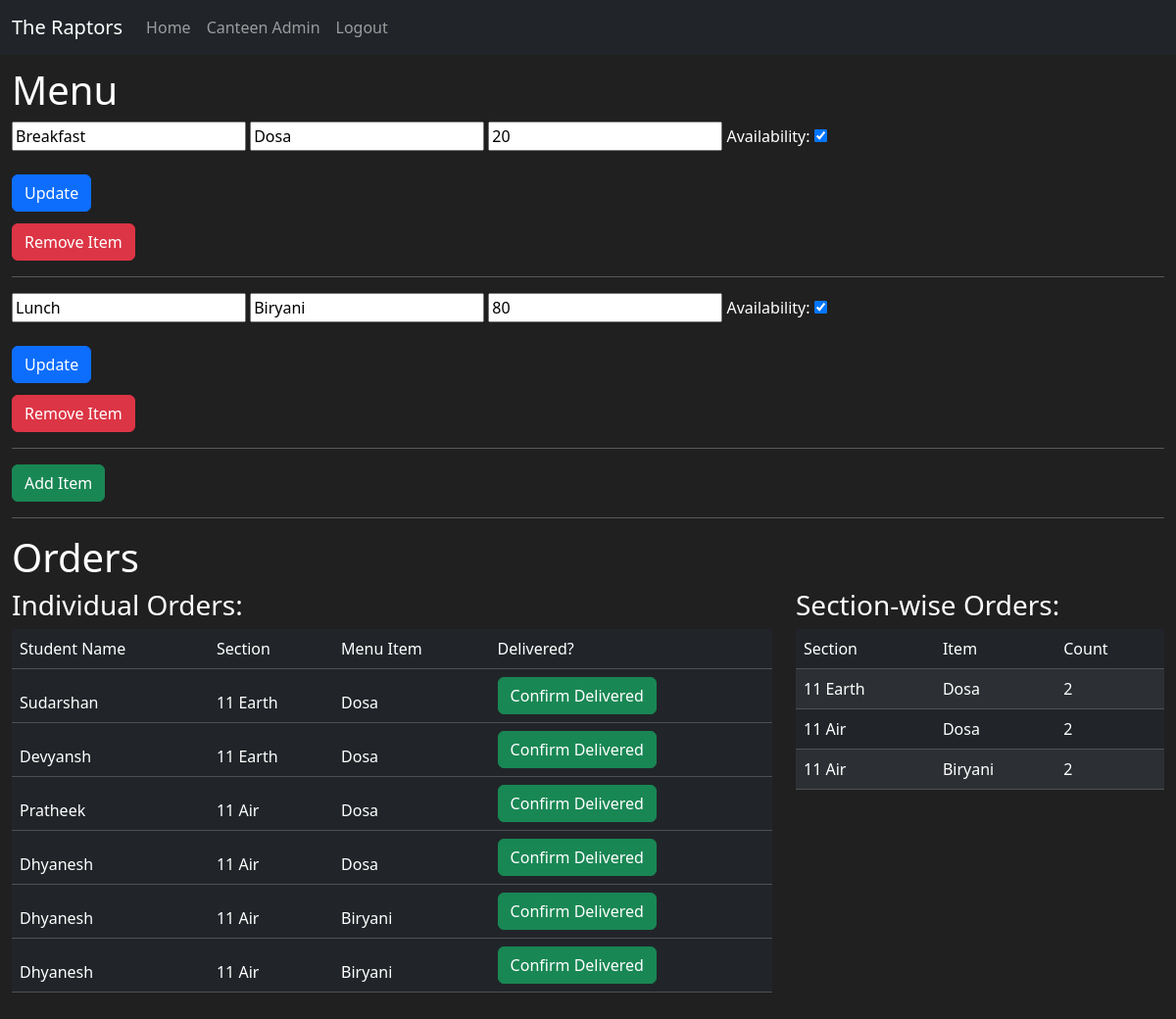
Before: /canteen-admin (signed in) with the older database file.
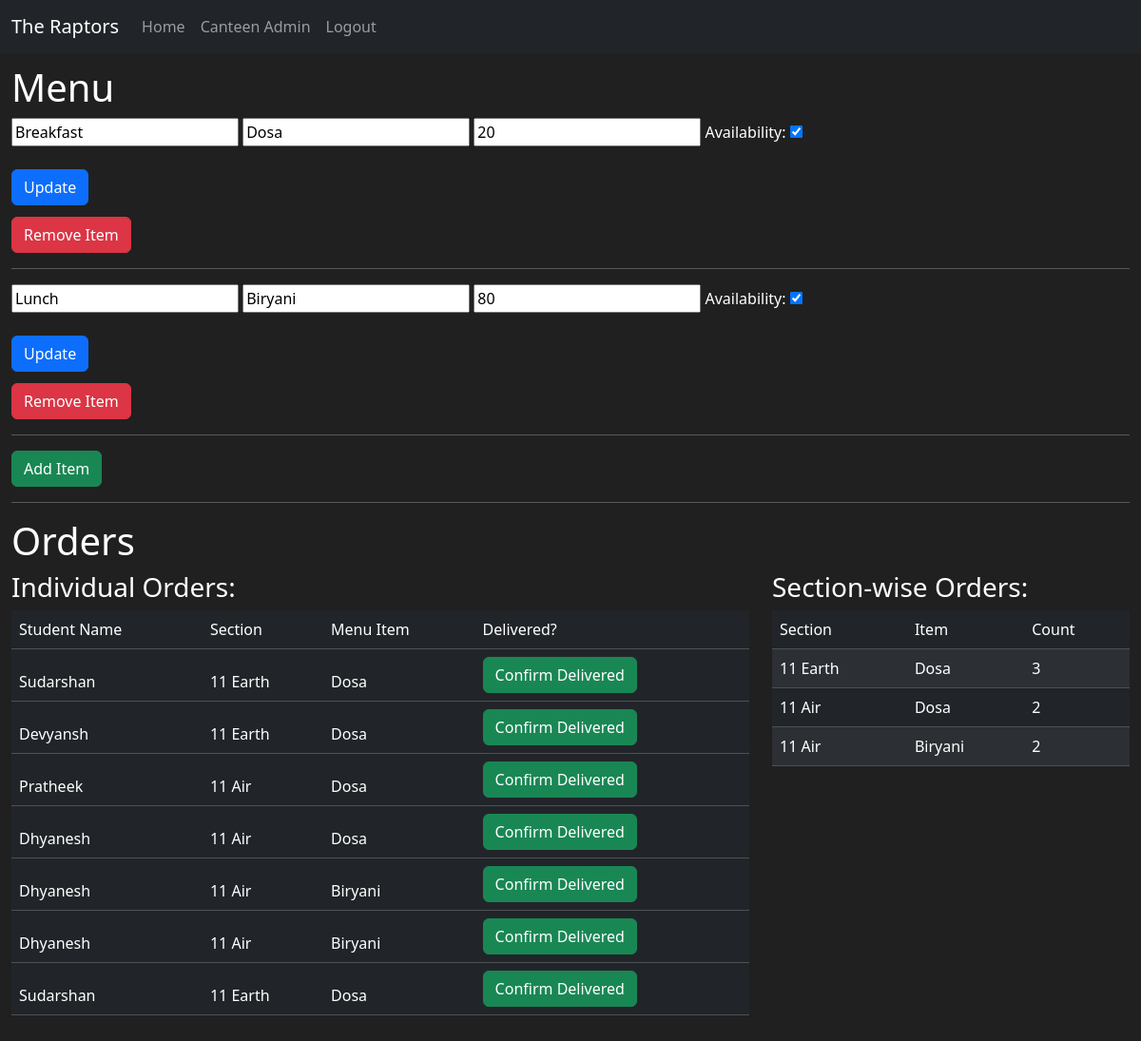
After: the same page with the newer database file.
### raptor_hackspire/models.py (models this page shows, shortened)
class Menu(db.Model):
    __tablename__ = "menu"
    id = db.Column(db.Integer(), primary_key=True)
    category = db.Column(db.String(), nullable=False)
    item_name = db.Column(db.String(), nullable=False)
    price = db.Column(db.Integer(), nullable=False)
    availability = db.Column(db.Boolean(), default=True, nullable=False)

class Student(UserMixin, db.Model):
    __tablename__ = "student"
    id = db.Column(db.Integer(), primary_key=True)
    username = db.Column(db.String(), nullable=False, unique=True)
    section = db.Column(db.String(), nullable=False)
    password = db.Column(db.String(), nullable=False)

class Orders(db.Model):
    __tablename__ = "orders"
    id = db.Column(db.Integer(), primary_key=True)
    student_id = db.Column(db.Integer(), db.ForeignKey("student.id"))
    menu_id = db.Column(db.Integer(), db.ForeignKey("menu.id"))
    section = db.Column(db.String(), nullable=False)

### raptor_hackspire/routes.py (the view, shortened to what this page needs)
@app.route("/canteen-admin", methods=["GET", "POST"])
@login_required
@roles_required("canteen")
def canteen_admin():
    menu = Menu.query.all()
    orders = Orders.query.all()
    sections = db.session.query(Orders.section).distinct().all()
    order_section_items = []
    for section_tuple in sections:
        section = section_tuple[0]
        section_menu_orders = db.session.query(Orders.menu_id).filter_by(section=section).distinct().all()
        for menu_id_tuple in section_menu_orders:
            menu_id = menu_id_tuple[0]
            menu_item = Menu.query.filter_by(id=menu_id).first()    # for getting menu item name
            menu_item_count_list = Orders.query.filter_by(section=section, menu_id=menu_id).all() # to get count of menu items in that section
            menu_item_count = len(menu_item_count_list)
            dict_section_menu = {
                "section": section,
                "menu_item": menu_item.item_name,
                "count": menu_item_count,
            }
            order_section_items.append(dict_section_menu)
    order_items = []
    for order in orders:
        student_details = Student.query.filter_by(id=order.student_id).first()
        menu_details = Menu.query.filter_by(id=order.menu_id).first()
        order_element = {
            "id": order.id,
            "student_name": student_details.username,
            "section": order.section,
            "menu_item": menu_details.item_name,
        }
        order_items.append(order_element)
    return render_template("canteen_admin.html", role=current_user.get_role(), menu=menu, orders=order_items, orders_by_section=order_section_items)

### raptor_hackspire/functions.py (called while the page is built)
def roles_required(*roles):
    def decorator(func):
        @wraps(func)
        def wrapper(*args, **kwargs):
            if not current_user.is_authenticated or current_user.get_role() not in roles:
                abort(401)
            return func(*args, **kwargs)
        return wrapper
    return decorator

### raptor_hackspire/models.py (called while the page is built)
@login_manager.user_loader
def load_user(user_id):
    user_type = session.get("user_type")
    if user_type == "student":
        return Student.query.get(int(user_id))
    if user_type == "canteen":
        return Canteen.query.get(int(user_id))
    if user_type == "teacher":
        return Teacher.query.get(int(user_id))

    def get_role(self):
        return "canteen"

### raptor_hackspire/templates/canteen_admin.html (shortened to what this page needs)
{% extends "base.html" %}
{% block css %}
    <link rel="stylesheet" href="{{ url_for('static', filename='css/canteen_admin.css') }}">
{% endblock %}
{% block content %}
    <div class="canteen-admin-page">
        <h1>Menu</h1>
        {% if menu %}
            {% for i in menu %}
                <form method="post">
                    <input type="text" name="category" id="category" value="{{i.category}}">
                    <input type="text" name="item_name" id="item_name" value="{{i.item_name}}">
                    <input type="number" name="price" id="price" value="{{i.price}}">
                    <label for="availability">Availability:</label>
                    <input type="checkbox" name="availability" id="availability" value="{{i.availability}}" {% if i.availability %}checked{% endif %}>
                    <br><br>
                    <button type="submit" class="btn btn-primary">Update</button>
                </form>
                <form method="post" style="margin-top: 1%;">
                    <button type="submit" class="btn btn-danger">Remove Item</button>
                </form>
                <hr>
            {% endfor %}
        {% endif %}
        <button type="button" class="btn btn-success" data-bs-toggle="modal" data-bs-target="#addItemMenuModal">
            Add Item
        </button>
        <hr>
        <h1>Orders</h1>
        <div class="row">
            <div class="col-lg-8 col-md-8 col-sm-12 col-xs-12">
                <h3>Individual Orders:</h3>
                <table class="table table-dark table-striped">
                    <thead>
                        <tr>
                            <td>Student Name</td>
                            <td>Section</td>
                            <td>Menu Item</td>
                            <td>Delivered?</td>
                        </tr>
                        {% for order in orders %}
                            <tr>
                                <td>{{order.student_name}}</td>
                                <td>{{order.section}}</td>
                                <td>{{order.menu_item}}</td>
                                <td>
                                    <form method="POST">
                                        <button class="btn btn-success">Confirm Delivered</button>
                                    </form>
                                </td>
                            </tr>
                        {% endfor %}
                    </thead>
                </table>
            </div>
            <div class="col-lg-4 col-md-4 col-sm-12 col-xs-12">
                <h3>Section-wise Orders:</h3>
                <table class="table table-dark table-striped">
                    <thead>
                        <tr>
                            <td>Section</td>
                            <td>Item</td>
                            <td>Count</td>
                        </tr>
                    </thead>
                    <tbody>
                        {% for i in orders_by_section %}
                            <tr>
                                <td>{{i.section}}</td>
                                <td>{{i.menu_item}}</td>
                                <td>{{i.count}}</td>
                            </tr>
                        {% endfor %}
                    </tbody>
                </table>
            </div>
        </div>
    </div>
{% endblock %}

### raptor_hackspire/templates/base.html (shortened to what this page needs)
<!DOCTYPE html>
<html lang="en">
<head>
    {% block css %}
    {% endblock %}
    <link rel="stylesheet" href="{{ url_for('static', filename='css/base.css') }}">
    <link href="https://cdn.jsdelivr.net/npm/bootstrap@5.3.3/dist/css/bootstrap.min.css" rel="stylesheet">
</head>
<body>
    <nav class="navbar navbar-dark navbar-expand-lg bg-dark">
        <div class="container-fluid">
            <a class="navbar-brand" href="#">The Raptors</a>
            <div class="collapse navbar-collapse" id="navbarNavAltMarkup">
                <div class="navbar-nav">
                    <a class="nav-link" aria-current="page" href="{{url_for('home')}}">Home</a>
                    {% if role == "student" %}
                        <a class="nav-link" href="{{url_for('assignments')}}">Assignment Tracker</a>
                        <a class="nav-link" href="{{url_for('canteen_buddy')}}">Canteen Buddy</a>
                        <a class="nav-link" href="{{url_for('logout')}}">Logout</a>
                    {% elif role == "teacher" %}
                        <a class="nav-link" href="{{url_for('assignments')}}">View Assignments</a>
                        <a class="nav-link" href="{{url_for('logout')}}">Logout</a>
                    {% elif role == "canteen" %}
                        <a class="nav-link" href="{{url_for('canteen_admin')}}">Canteen Admin</a>
                        <a class="nav-link" href="{{url_for('logout')}}">Logout</a>
                    {% endif %}
                </div>
            </div>
        </div>
    </nav>
    {% block content %}
    {% endblock %}
</body>
</html>

### raptor_hackspire/static/css/canteen_admin.css (style rules this page uses)
.canteen-admin-page { background-color: rgb(32, 32, 32); color: #fff; padding: 1%; }

Changed rows visible on the page:
computed for Menu "Dosa": count "2" → "3"
added Orders: section "11 Earth"
Other visible differences:
new list line: "Sudarshan"
new list line: "Dosa"
new list line: "Confirm Delivered"
